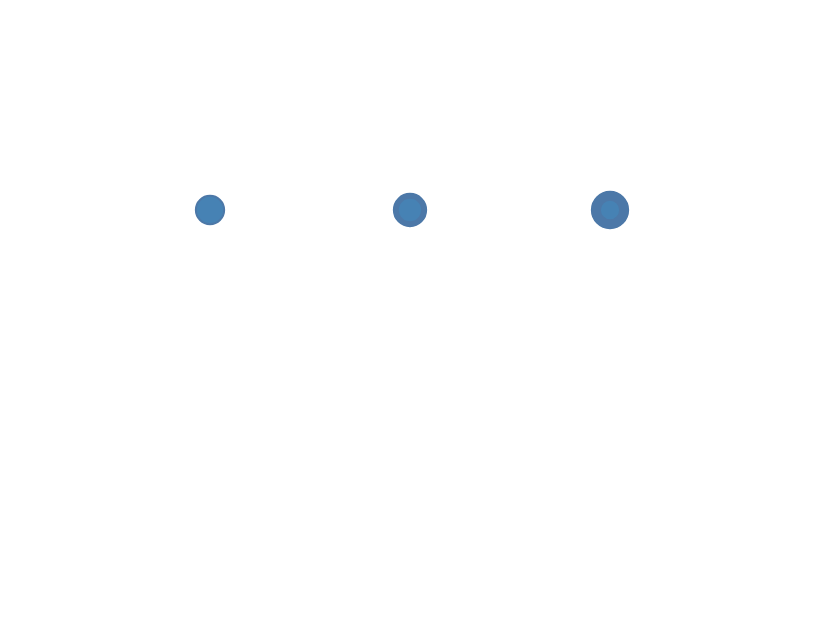

Express this chart as Vega-Lite.
### Vega specification from a JSON file in a GitHub repository (floating-point values rounded to 4 significant figures)
{"$schema": "https://vega.github.io/schema/vega/v6.json", "width": 400, "height": 300, "padding": 5, "autosize": "none", "data": [{"name": "table", "values": [{"x": 100, "y": 100, "sw": 1}, {"x": 200, "y": 100, "sw": 3}, {"x": 300, "y": 100, "sw": 5}]}], "marks": [{"type": "symbol", "from": {"data": "table"}, "encode": {"update": {"x": {"field": "x"}, "y": {"field": "y"}, "size": {"value": 200}, "fill": {"value": "steelblue"}, "stroke": {"value": "#4c78a8"}, "strokeWidth": {"field": "sw"}}}}]}
